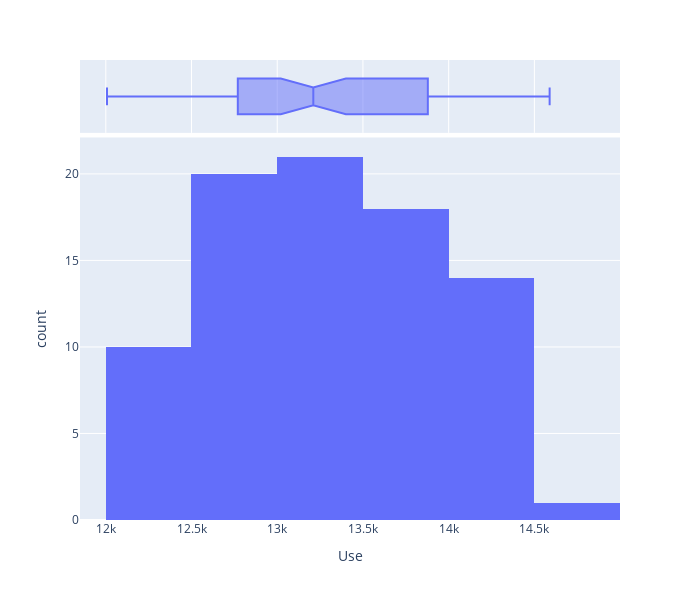

Source (notebook cell):
### Code cell
# Data distribution
fig = px.histogram(dataset, x='Use', marginal="box", width=700, height=600)
fig.show()

### Figure 1 — Plotly figure (JSON) as saved in the notebook; plotly's stock layout.template omitted (floating-point values rounded to 4 significant figures)
{"data": [{"alignmentgroup": "True", "bingroup": "x", "hovertemplate": "Use=%{x}<br>count=%{y}<extra></extra>", "legendgroup": "", "marker": {"color": "#636efa", "pattern": {"shape": ""}}, "name": "", "offsetgroup": "", "orientation": "v", "showlegend": false, "type": "histogram", "x": [12748, 13958, 12857, 13486, 13064, 13046, 12460, 13778, 12859, 13091, 13849, 13687, 13855, 13048, 13068, 12187, 13086, 13957, 12576, 12879, 12086, 13958, 13404, 13902, 12595, 12958, 13650, 14038, 13086, 13205, 14038, 13216, 13200, 12549, 12475, 12913, 12687, 12264, 13950, 12960, 12652, 12925, 13472, 13962, 13548, 12288, 14013, 14223, 12514, 13579, 13531, 14385, 14589, 12782, 12405, 12043, 13035, 13469, 14013, 14259, 14269, 13595, 12007, 12159, 12758, 13715, 12939, 13671, 13388, 14149, 14319, 14275, 13377, 12671, 13241, 12628, 13106, 12684, 14255, 13834, 13110, 14480, 13261, 14207], "xaxis": "x", "yaxis": "y"}, {"alignmentgroup": "True", "hovertemplate": "Use=%{x}<extra></extra>", "legendgroup": "", "marker": {"color": "#636efa"}, "name": "", "notched": true, "offsetgroup": "", "showlegend": false, "type": "box", "x": [12748, 13958, 12857, 13486, 13064, 13046, 12460, 13778, 12859, 13091, 13849, 13687, 13855, 13048, 13068, 12187, 13086, 13957, 12576, 12879, 12086, 13958, 13404, 13902, 12595, 12958, 13650, 14038, 13086, 13205, 14038, 13216, 13200, 12549, 12475, 12913, 12687, 12264, 13950, 12960, 12652, 12925, 13472, 13962, 13548, 12288, 14013, 14223, 12514, 13579, 13531, 14385, 14589, 12782, 12405, 12043, 13035, 13469, 14013, 14259, 14269, 13595, 12007, 12159, 12758, 13715, 12939, 13671, 13388, 14149, 14319, 14275, 13377, 12671, 13241, 12628, 13106, 12684, 14255, 13834, 13110, 14480, 13261, 14207], "xaxis": "x2", "yaxis": "y2"}], "layout": {"barmode": "relative", "height": 600, "legend": {"tracegroupgap": 0}, "margin": {"t": 60}, "width": 700, "xaxis": {"anchor": "y", "domain": [0, 1], "title": {"text": "Use"}}, "xaxis2": {"anchor": "y2", "domain": [0, 1], "matches": "x", "showgrid": true, "showticklabels": false}, "yaxis": {"anchor": "x", "domain": [0, 0.8316], "title": {"text": "count"}}, "yaxis2": {"anchor": "x2", "domain": [0.8416, 1], "matches": "y2", "showgrid": false, "showline": false, "showticklabels": false, "ticks": ""}}}
